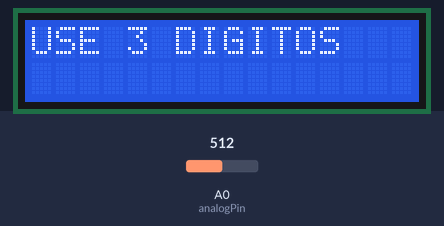
A sketch run on a simulated Arduino Uno, built with avr-gcc and run on an emulated ATmega328P. On the bench: 16×2 character LCD. The test bench sets the inputs (shaded band); at power-on: A0 (analogPin) = 512. What the sketch prints to the serial monitor is not drawn.

Above: at 0.6 s.
At 1.7 s:
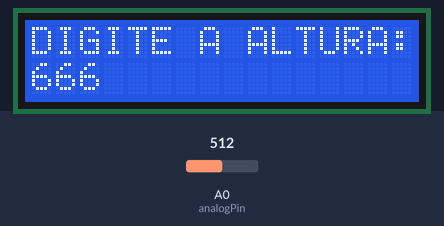
1.8 s: A0 (analogPin) set to 366
At 3.4 s:
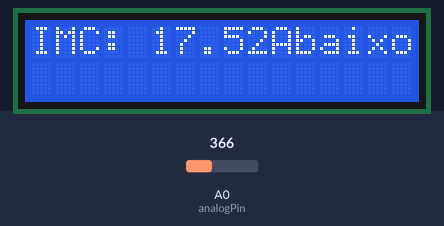
4.0 s: A0 (analogPin) set to 343
At 6.09 s:
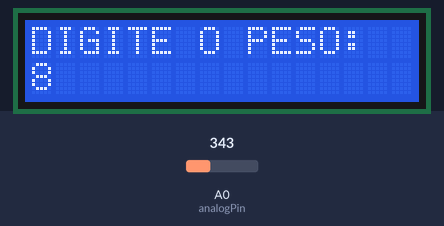
6.9 s: A0 (analogPin) set to 460
At 9.4 s:
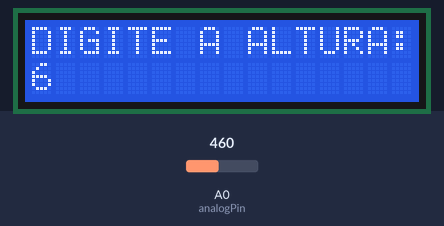
Timing chart, 0 to 10.9 s (numbered marks = the images above; inputs shaded):
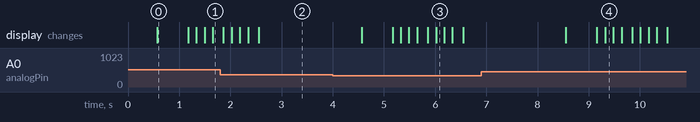

The sketch:

calculo_IMC.ino
```cpp
//Calculo do indice de massa corporal (IMC)

#include <LiquidCrystal.h>

#define RS  13
#define E   11
#define D4  9
#define D5  8
#define D6  7
#define D7  6
#define analogPin    A0

//define as teclas a serem digitadas
const byte ROWS = 4;
const byte COLS = 3;
char keys[ROWS][COLS] = {
                        {'1','2','3'},
                        {'4','5','6'},
                        {'7','8','9'},
                        {'*','0','#'}
                        };

LiquidCrystal lcd(RS, E, D4, D5, D6, D7);
boolean m=0;
float t;
int tecla, tecla2,a;
int altura,massa;
float faltura;
float imc;


void setup() {
  Serial.begin(9600);          //  setup serial

   Serial.println(" Clique em uma tecla do teclado");
   Serial.println(" ");


  lcd.begin(16, 2);      // LCD 16 colunas x 2 linhas

  // Deixe esse delay aqui
  delay(500);
}

/************************************************************************************************************/
void loop() {

    limparLcd ();
    Serial.print("Digite altura em CENTIMETROS com 3 DIGITOS: ");
    lcd.print("USE 3 DIGITOS");

    delay (600);
    limparLcd ();
    lcd.print("DIGITE A ALTURA: ");
    lcd.setCursor(0, 1);
    altura = lerDados();
    Serial.println();
    Serial.println();
    delay (200);
    limparLcd ();

    Serial.print("Digite o Peso em Kg com 3 DIGITOS: ");
    lcd.print("DIGITE O PESO: ");
    lcd.setCursor(0, 1);
    massa = lerDados();
    delay (200);
    limparLcd ();

    Serial.println();
    faltura = altura/100.0;
    imc = massa/(faltura*faltura);
    Serial.print("SEU IMC: ");
    lcd.print("IMC: ");
    lcd.print(imc);
    Serial.println(imc);
    Serial.println();

    // define a interpretacao para os valores de IMC obtidos e printa na tela
    if (imc < 18.5){
    Serial.println ("Abaixo do peso");
        lcd.print("Abaixo do peso");
    }
    else if (imc >= 18.5 && imc <= 24.9 ){
    Serial.println ("Dentro do peso ideal");
        lcd.setCursor(0, 1);
        lcd.print("Dentro do peso");
    }
    else if (imc >= 25.0 && imc <= 29.9 ){
    Serial.println ("Acima do peso");
         lcd.setCursor(0, 1);
        lcd.print("Acima do peso");
    }
    else if (imc >= 30.0 && imc <= 34.9 ){
    Serial.println ("Obesidade grau 1");
        lcd.setCursor(0, 1);
        lcd.print("Obesidade grau 1");
    }
    else if (imc >= 35.0 && imc <= 39.9 ){
    Serial.println ("Obesidade grau 2");
         lcd.setCursor(0, 1);
        lcd.print("Obesidade grau 2");
    }
    else if (imc >= 40.0 ){
    Serial.println ("Obesidade grau 3");
        lcd.setCursor(0, 1);
        lcd.print("Obesidade grau 3");
    }
    delay (2000);
    Serial.println();
    Serial.println();
    Serial.println();

}
/************************************************************************************************************/
int readKeypad(void)//Lê um caracter do teclado;
{
   int val;

   do{
   val = analogRead(analogPin);  // #define analogPin    A0
   delay(160);
   }
  while (val == 0);

  const byte ROWS = 4;
  const byte COLS = 3;
  /*char keys[ROWS][COLS] = {
                          {'1','2','3'},
                          {'4','5','6'},
                          {'7','8','9'},
                          {'*','0','#'}
                           };*/


  if (val>950){
    return 1;
  }
  if (val>850 && val<=950){
    return 2;
  }
  if (val>800 && val<=850){
    return 3;
  }
  if (val>750 && val<=800){
    return 4;
  }
  if (val>550 && val<=750){
    return 5;
  }
  if (val>450 && val<=550){
    return 6;
  }
  if (val>350 && val<=450){
    return 7;
  }
  if (val>250 && val<=350){
    return 8;
  }
  if (val>150 && val<=250){
    return 9;
  }
//  if (val>100 && val<=150){
//    return *;
//  }
  if (val>50 && val<=100){
    return 0;
  }
//  if (val<=50){
//    return #;
//  }

}
/************************************************************************************************************/
int lerDados (void)
{
  int i;
  int digitos[3];
  int altura;
  for (i = 0; i < 3; i++)
  {
digitos[i] = readKeypad();
        Serial.print (digitos[i]);
        lcd.print(digitos[i]);
  }
  altura = digitos[0]*100 + digitos[1]*10 + digitos[2];
  return altura;

}
/************************************************************************************************************/
void limparLcd (void){
   lcd.setCursor(0, 0);
   lcd.print("                ");
   lcd.setCursor(0, 1);
   lcd.print("                ");
   lcd.setCursor(0, 0);
}
```

Measured:
- the behaviour switches between 351 and 350 on A0 (analogPin) (found by bisection; images 2 and 3)
- what the display in image 0 shows lasts 0.6 s, from 0.6 s to 1.2 s
